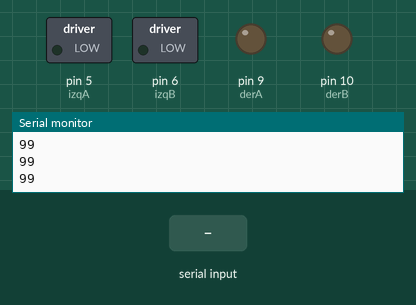
Simulated run of this sketch. Board: Arduino Uno, built with avr-gcc and run on an emulated ATmega328P. Shown: switched loads named in the sketch (green lamp = pin HIGH), output pins drawn as LEDs (lit = HIGH), the last lines printed to the serial monitor. The inputs (shaded band) are chosen by the test bench.

Above: at 1.2 s.
1.3 s: "a" received over Serial
At 1.6 s:
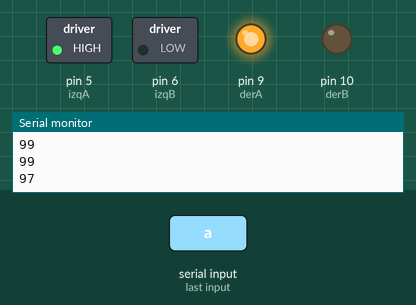
4.3 s: "d" received over Serial
At 5.2 s:
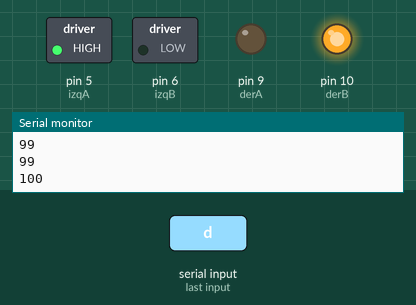
7.3 s: "b" received over Serial
At 8.6 s:
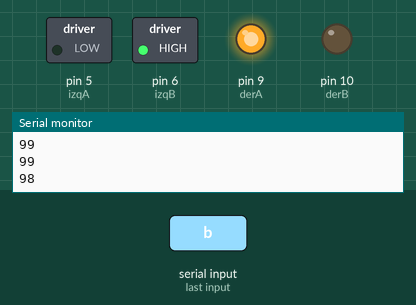
10.3 s: "e" received over Serial
At 11.0 s:
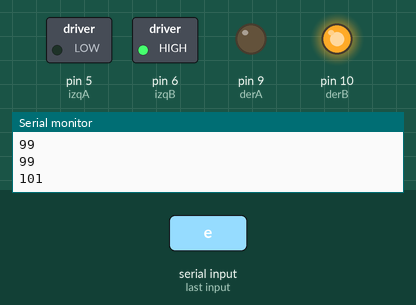
Timing chart, 0 to 13.8 s (numbered marks = the images above; inputs shaded):
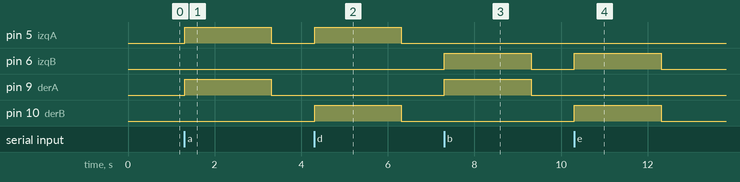

Measured:
- after the input at 1.3 s, pin 5 (izqA), pin 9 (derA): LOW → HIGH at once, → LOW 2.0 s later
- after the input at 4.3 s, pin 5 (izqA), pin 10 (derB): LOW → HIGH at once, → LOW 2.0 s later
- after the input at 7.3 s, pin 6 (izqB), pin 9 (derA): LOW → HIGH at once, → LOW 2.0 s later
- after the input at 10.3 s, pin 6 (izqB), pin 10 (derB): LOW → HIGH at once, → LOW 2.0 s later

The sketch:

smartphoneCar.ino
```cpp
int izqA = 5;
int izqB = 6;
int derA = 9;
int derB = 10;
int vel = 255; // Velocidad de los motores (0-255)
int estado = 'c'; // inicia detenido
int delayTime = 2000;
boolean infiniteMode = false;
void setup() {
  Serial.begin(9600); // inicia el puerto serial para comunicacion con el Bluetooth
  pinMode(derA, OUTPUT);
  pinMode(derB, OUTPUT);
  pinMode(izqA, OUTPUT);
  pinMode(izqB, OUTPUT);
}

void loop() {

  if (Serial.available() > 0) { // lee el bluetooth y almacena en estado
    estado = Serial.read();
  }
  if (estado == 'a') { // Forward
    Serial.println(estado);
    analogWrite(derB, 0);
    analogWrite(izqB, 0);
    analogWrite(derA, vel);
    analogWrite(izqA, vel);
    if (!infiniteMode) {
      delay(delayTime);
      estado = 'c';
    }
  }
  if (estado == 'd') { // right
    Serial.println(estado);
    analogWrite(derB, vel);
    analogWrite(izqB, 0);
    analogWrite(derA, 0);
    analogWrite(izqA, vel);
    if (!infiniteMode) {
      delay(delayTime);
      estado = 'c';
    }
  }
  if (estado == 'c') { // Stop
    Serial.println(estado);
    analogWrite(derB, 0);
    analogWrite(izqB, 0);
    analogWrite(derA, 0);
    analogWrite(izqA, 0);
  }
  if (estado == 'b') { // left
    Serial.println(estado);
    analogWrite(derB, 0);
    analogWrite(izqB, vel);
    analogWrite(izqA, 0);
    analogWrite(derA, vel);
    if (!infiniteMode) {
      delay(delayTime);
      estado = 'c';
    }
  }

  if (estado == 'e') { // Reverse
    Serial.println(estado);
    analogWrite(derA, 0);
    analogWrite(izqA, 0);
    analogWrite(derB, vel);
    analogWrite(izqB, vel);
    if (!infiniteMode) {
      delay(delayTime);
      estado = 'c';
    }
  }
  if (estado == 'f') { // Boton ON se mueve sensando distancia
    if (infiniteMode == false) {
      infiniteMode = true;
      Serial.println("InfiniteMode");
    }

  }
  if (estado == 'g') { // Boton OFF, detiene los motores no hace nada

    if (infiniteMode == true) {
      infiniteMode = false;
      Serial.println("NoneInfiniteMode");
    }
  }
}
```
